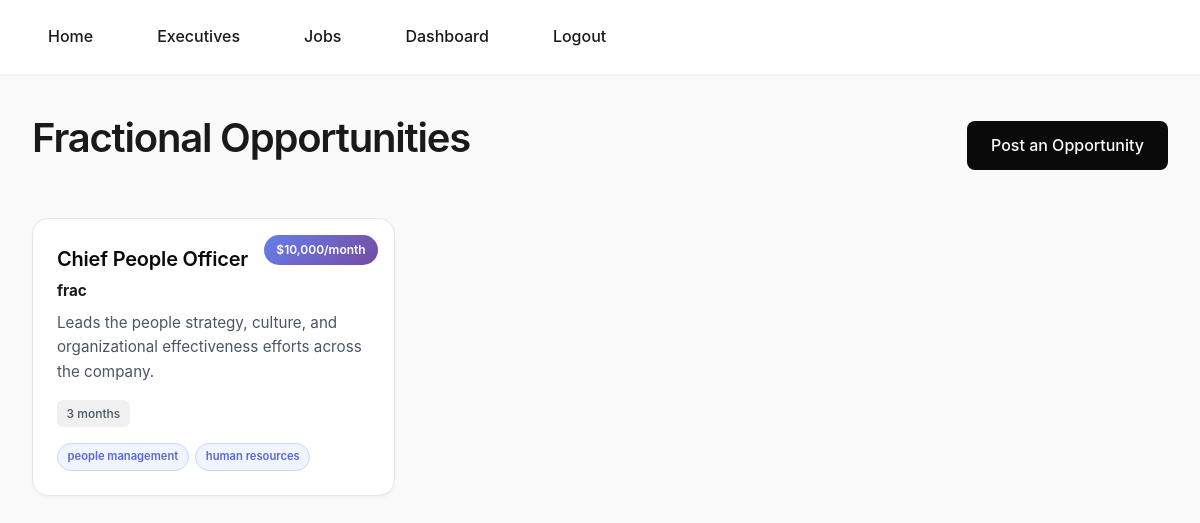
Screenshot of /jobs/ (signed in) with the database file from the repository.
### classifieds/models.py (models this page shows, shortened)
class Job(models.Model):
    title = models.CharField(max_length=160)
    company = models.CharField(max_length=160)
    description = models.TextField()
    duration_text = models.CharField(max_length=120, blank=True)
    budget_text = models.CharField(max_length=120, blank=True)
    contact_email = models.EmailField()
    created_at = models.DateTimeField(auto_now_add=True)
    is_active = models.BooleanField(default=True)
    owner = models.ForeignKey(
        settings.AUTH_USER_MODEL,
        null=True,
        blank=True,
        on_delete=models.SET_NULL,
        related_name="jobs"
    )
    required_skills_tags = models.CharField(
        max_length=500,
        blank=True,
        help_text="Comma-separated tags (e.g., python, startup, remote)"
    )
    def get_tags_list(self):
        if not self.required_skills_tags:
            return []
        return [tag.strip().lower() for tag in self.required_skills_tags.split(",") if tag.strip()]

### classifieds/views.py (the view)
# urls.py: path("", views.job_list, name="job_list"),                  # /jobs/
def job_list(request):
    jobs = Job.objects.order_by("-created_at")
    return render(request, "classifieds/job_list.html", {"jobs": jobs})

### classifieds/templates/classifieds/job_list.html (shortened to what this page needs)
{% load static %}
<!DOCTYPE html>
<html>
<head>
    <link rel="stylesheet" href="{% static 'frac-app.css' %}">
</head>
<body>
    <nav>
        <div class="container">
            <a href="{% url 'home' %}">Home</a>
            <a href="{% url 'exec_list' %}">Executives</a>
            <a href="{% url 'job_list' %}">Jobs</a>
            {% if user.is_authenticated %}
                <a href="{% url 'dashboard' %}">Dashboard</a>
                <a href="{% url 'logout' %}">Logout</a>
            {% else %}
                <a href="{% url 'login' %}">Login</a>
                <a href="{% url 'signup' %}">Sign Up</a>
            {% endif %}
        </div>
    </nav>
    <div class="container">
        <div style="display: flex; justify-content: space-between; align-items: center; margin-bottom: 2rem;">
            <h1>Fractional Opportunities</h1>
            {% if user.is_authenticated %}
                <a href="{% url 'post_job' %}" class="btn">Post an Opportunity</a>
            {% else %}
                <a href="{% url 'signup' %}" class="btn">Sign Up to Post Job</a>
            {% endif %}
        </div>
        {% if jobs %}
            <div class="card-grid">
                {% for job in jobs %}
                    <div class="card card-clickable" onclick="window.location='{% url 'job_detail' job.pk %}'">
                        {% if job.budget_text %}
                            <span class="card-rate">{{ job.budget_text }}</span>
                        {% endif %}
                        <h2>{{ job.title }}</h2>
                        <p><strong>{{ job.company }}</strong></p>
                        {% if job.description %}
                            <p>{{ job.description|slice:":120" }}{% if job.description|length > 120 %}...{% endif %}</p>
                        {% endif %}
                        {% if job.duration_text %}
                            <span class="card-label">{{ job.duration_text }}</span>
                        {% endif %}
                        {% with tags=job.get_tags_list %}
                            {% if tags %}
                                <div class="tags-container">
                                    {% for tag in tags %}
                                        <span class="tag-badge">{{ tag }}</span>
                                    {% endfor %}
                                </div>
                            {% endif %}
                        {% endwith %}
                    </div>
                {% endfor %}
            </div>
        {% else %}
            <p>No job postings yet. Be the first!</p>
        {% endif %}
    </div>
</body>
</html>

### classifieds/static/frac-app.css (style rules this page uses)
a { text-decoration: none; }
* { margin: 0; padding: 0; box-sizing: border-box; }
body { font-family: -apple-system, BlinkMacSystemFont, "Segoe UI", Roboto, Oxygen, Ubuntu, sans-serif; background: #fafafa; color: #1a1a1a; line-height: 1.6; -webkit-font-smoothing: antialiased; }
h1 { font-size: 2.5rem; font-weight: 600; letter-spacing: -0.03em; margin-bottom: 1rem; }
h2 { font-size: 1.5rem; font-weight: 600; letter-spacing: -0.01em; margin-bottom: 0.5rem; }
p { margin-bottom: 0.75rem; color: #4a5568; }
.container { max-width: 1200px; margin: 0 auto; padding: 2rem; }
nav { background: white; box-shadow: 0 1px 3px rgba(0, 0, 0, 0.06); padding: 1rem 2rem; }
nav .container { display: flex; gap: 2rem; align-items: center; padding: 0; max-width: 1200px; margin: 0 auto; }
nav a { color: #1a1a1a; text-decoration: none; font-weight: 500; padding: 0.5rem 1rem; border-radius: 8px; transition: background 0.2s ease; }
.btn { display: inline-block; background: #0a0a0a; color: white; padding: 0.75rem 1.5rem; border-radius: 8px; text-decoration: none; font-weight: 500; border: none; cursor: pointer; transition: all 0.2s ease; }
.card-grid { display: grid; grid-template-columns: repeat(auto-fill, minmax(320px, 1fr)); gap: 1.5rem; margin-top: 1.5rem; }
.card { background: white; border: 1px solid #e5e5e5; border-radius: 16px; padding: 1.5rem; transition: all 0.3s ease; box-shadow: 0 2px 4px rgba(0, 0, 0, 0.04); position: relative; text-decoration: none !important; color: inherit !important; display: block; }
.card * { text-decoration: none !important; }
.card h2 { color: #0a0a0a; font-size: 1.25rem; margin-bottom: 0.25rem; }
.card p { color: #4a5568; font-size: 0.95rem; margin-bottom: 0.5rem; }
.card strong { color: #1a1a1a; }
.card-rate { position: absolute; top: 1rem; right: 1rem; background: linear-gradient(135deg, #667eea 0%, #764ba2 100%); color: white; font-size: 0.75rem; font-weight: 600; padding: 0.35rem 0.75rem; border-radius: 9999px; }
.card-label { display: inline-block; background: #f0f0f0; color: #4a5568; font-size: 0.75rem; font-weight: 500; padding: 0.25rem 0.6rem; border-radius: 6px; margin-top: 0.5rem; }
.tags-container { display: flex; flex-wrap: wrap; gap: 0.4rem; margin-top: 1rem; }
.tag-badge { display: inline-block; background: #f0f4ff; color: #5a67d8; font-size: 0.7rem; font-weight: 600; padding: 0.25rem 0.6rem; border-radius: 9999px; border: 1px solid #c3dafe; text-transform: lowercase; white-space: nowrap; }

### classifieds/templates/classifieds/job_list.html (style rules this page uses)
.tags-container { display: flex; flex-wrap: wrap; gap: 0.4rem; margin-top: 1rem; }
.tag-badge { display: inline-block; background: #f0f4ff; color: #5a67d8; font-size: 0.7rem; font-weight: 600; padding: 0.25rem 0.6rem; border-radius: 9999px; border: 1px solid #c3dafe; text-transform: lowercase; white-space: nowrap; }
.card-clickable { cursor: pointer; }

### rows the page displays
Job: budget_text "$10,000/month", title "Chief People Officer", company "frac", description "Leads the people strategy, culture, and organizational effectiveness efforts across the company.", duration_text "3 months", tags "people management" "human resources"
